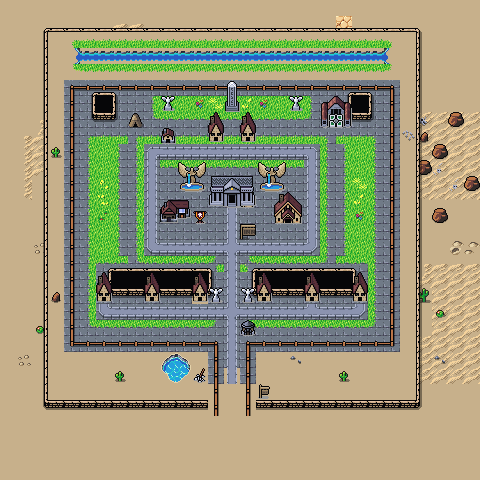

This is a level from a 2D game, rendered from its Tiled map with the project's own tilesets. A one-line summary and the map file follow, with tile-layer data summarised:
An orthogonal 30x30 tile map with 16x16 px tiles, 4 tile layers (Background, Ground, Walls, Overlay), 3 tilesets and 14 objects.

<map version="1.10" tiledversion="1.10.1" orientation="orthogonal" renderorder="right-down" width="30" height="30" tilewidth="16" tileheight="16" infinite="0" nextlayerid="6" nextobjectid="61">
 <editorsettings>
  <export target="wastetown..tmx" format="tmx" />
 </editorsettings>
 <tileset firstgid="1" source="../../tileset/main.tsx" />
 <tileset firstgid="10113" source="../../tileset/buildings.tsx" />
 <tileset firstgid="11905" source="../../tileset/buildings-nocollide.tsx" />
 <layer id="1" name="Background" width="30" height="30">
  <data>[900 cells, 900 non-empty, 10 distinct tile ids]</data>
 </layer>
 <layer id="2" name="Ground" width="30" height="30">
  <data>[900 cells, 342 non-empty, 45 distinct tile ids]</data>
 </layer>
 <layer id="3" name="Walls" width="30" height="30">
  <properties>
   <property name="spriteLayer" type="bool" value="true" />
  </properties>
  <data>[900 cells, 116 non-empty, 27 distinct tile ids]</data>
 </layer>
 <layer id="5" name="Overlay" width="30" height="30">
  <data>[900 cells, 143 non-empty, 29 distinct tile ids]</data>
 </layer>
 <objectgroup id="4" name="Objects">
  <object id="38" template="../../obj/entry_up.tx" x="219" y="383" width="28" height="16" />
  <object id="41" template="../../obj/shop.tx" x="97" y="305">
   <properties>
    <property name="commonShopList" value="White,White,Enchantment4White,Creature2White,Instant4White" />
    <property name="mythicShopList" value="Planeswalker,WUBRG,Vehicle,Artifact,Equip,Wand,Legend4White" />
    <property name="rareShopList" value="RWG,RWU,RWB,UWG,UWB,GWB,Land4White,Creature6White,Nobles" />
    <property name="uncommonShopList" value="Azorius,Boros,Selesnya,Orzhov,Azorius,Boros,Selesnya,Orzhov,Land" />
   </properties>
  </object>
  <object id="56" template="../../obj/shop.tx" x="208" y="144">
   <properties>
    <property name="commonShopList" value="White,White,Enchantment4White,Creature2White,Instant4White" />
    <property name="mythicShopList" value="Planeswalker,WUBRG,Vehicle,Artifact,Equip,Wand,Legend4White" />
    <property name="rareShopList" value="RWG,RWU,RWB,UWG,UWB,GWB,Land4White,Creature6White,Nobles" />
    <property name="uncommonShopList" value="Azorius,Boros,Selesnya,Orzhov,Azorius,Boros,Selesnya,Orzhov,Land" />
   </properties>
  </object>
  <object id="57" template="../../obj/shop.tx" x="240" y="144">
   <properties>
    <property name="commonShopList" value="White,White,Enchantment4White,Creature2White,Instant4White" />
    <property name="mythicShopList" value="Planeswalker,WUBRG,Vehicle,Artifact,Equip,Wand,Legend4White" />
    <property name="rareShopList" value="RWG,RWU,RWB,UWG,UWB,GWB,Land4White,Creature6White,Nobles" />
    <property name="uncommonShopList" value="Azorius,Boros,Selesnya,Orzhov,Azorius,Boros,Selesnya,Orzhov,Land" />
   </properties>
  </object>
  <object id="43" template="../../obj/shop.tx" x="352" y="306">
   <properties>
    <property name="commonShopList" value="White,White,Enchantment4White,Creature2White,Instant4White" />
    <property name="mythicShopList" value="Planeswalker,WUBRG,Vehicle,Artifact,Equip,Wand,Legend4White" />
    <property name="rareShopList" value="RWG,RWU,RWB,UWG,UWB,GWB,Land4White,Creature6White,Nobles" />
    <property name="uncommonShopList" value="Azorius,Boros,Selesnya,Orzhov,Azorius,Boros,Selesnya,Orzhov,Land" />
   </properties>
  </object>
  <object id="47" template="../../obj/inn.tx" x="224" y="211" />
  <object id="48" template="../../obj/shop.tx" x="290" y="225">
   <properties>
    <property name="commonShopList" value="Plains" />
    <property name="noRestock" type="bool" value="true" />
    <property name="signXOffset" type="float" value="-32" />
    <property name="signYOffset" type="float" value="0" />
   </properties>
  </object>
  <object id="50" template="../../obj/shop.tx" x="256" y="306">
   <properties>
    <property name="commonShopList" value="White,White,Enchantment4White,Creature2White,Instant4White" />
    <property name="mythicShopList" value="Planeswalker,WUBRG,Vehicle,Artifact,Equip,Wand,Legend4White" />
    <property name="rareShopList" value="RWG,RWU,RWB,UWG,UWB,GWB,Land4White,Creature6White,Nobles" />
    <property name="uncommonShopList" value="Azorius,Boros,Selesnya,Orzhov,Azorius,Boros,Selesnya,Orzhov,Land" />
   </properties>
  </object>
  <object id="51" template="../../obj/shop.tx" x="192" y="306">
   <properties>
    <property name="commonShopList" value="White,White,Enchantment4White,Creature2White,Instant4White" />
    <property name="mythicShopList" value="Planeswalker,WUBRG,Vehicle,Artifact,Equip,Wand,Legend4White" />
    <property name="rareShopList" value="RWG,RWU,RWB,UWG,UWB,GWB,Land4White,Creature6White,Nobles" />
    <property name="uncommonShopList" value="Azorius,Boros,Selesnya,Orzhov,Azorius,Boros,Selesnya,Orzhov,Land" />
   </properties>
  </object>
  <object id="52" template="../../obj/shop.tx" x="144" y="306">
   <properties>
    <property name="commonShopList" value="White,White,Enchantment4White,Creature2White,Instant4White" />
    <property name="mythicShopList" value="Planeswalker,WUBRG,Vehicle,Artifact,Equip,Wand,Legend4White" />
    <property name="rareShopList" value="RWG,RWU,RWB,UWG,UWB,GWB,Land4White,Creature6White,Nobles" />
    <property name="uncommonShopList" value="Azorius,Boros,Selesnya,Orzhov,Azorius,Boros,Selesnya,Orzhov,Land" />
   </properties>
  </object>
  <object id="53" template="../../obj/spellsmith.tx" x="157" y="225" />
  <object id="58" template="../../obj/quest.tx" x="328" y="130">
   <properties>
    <property name="questtype" value="plains_town_identity" />
   </properties>
  </object>
  <object id="59" template="../../obj/shardtrader.tx" x="128" y="130" />
  <object id="60" template="../../obj/RotatingShop.tx" x="304" y="306">
   <properties>
    <property name="rotation" value="White1,White2,White3,White4,White5,White6" />
    <property name="signYOffset" type="float" value="-16" />
   </properties>
  </object>
 </objectgroup>
</map>
